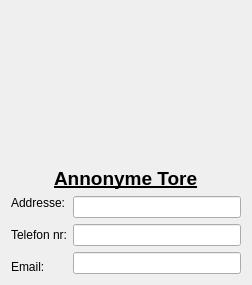
             <widget class="QWidget" name="page_21">
              <layout class="QGridLayout" name="gridLayout_10">
               <item row="0" column="0">
                <layout class="QVBoxLayout" name="verticalLayout_11">
                 <item>
                  <layout class="QHBoxLayout" name="horizontalLayout_12">
                   <item>
                    <layout class="QHBoxLayout" name="horizontalLayout_5">
                     <item>
                      <spacer name="horizontalSpacer_15">
                       <property name="orientation">
                        <enum>Qt::Horizontal</enum>
                       </property>
                       <property name="sizeHint" stdset="0">
                        <size>
                         <width>40</width>
                         <height>20</height>
                        </size>
                       </property>
                      </spacer>
                     </item>
                    </layout>
                   </item>
                   <item>
                    <widget class="QLabel" name="label_7">
                     <property name="minimumSize">
                      <size>
                       <width>150</width>
                       <height>150</height>
                      </size>
                     </property>
                     <property name="maximumSize">
                      <size>
                       <width>150</width>
                       <height>150</height>
                      </size>
                     </property>
                     <property name="text">
                      <string/>
                     </property>
                     <property name="pixmap">
                      <pixmap>../../../Pictures/imgres.jpg</pixmap>
                     </property>
                     <property name="scaledContents">
                      <bool>true</bool>
                     </property>
                    </widget>
                   </item>
                   <item>
                    <spacer name="horizontalSpacer_16">
                     <property name="orientation">
                      <enum>Qt::Horizontal</enum>
                     </property>
                     <property name="sizeHint" stdset="0">
                      <size>
                       <width>40</width>
                       <height>20</height>
                      </size>
                     </property>
                    </spacer>
                   </item>
                  </layout>
                 </item>
                 <item>
                  <layout class="QHBoxLayout" name="horizontalLayout_13">
                   <item>
                    <spacer name="horizontalSpacer_17">
                     <property name="orientation">
                      <enum>Qt::Horizontal</enum>
                     </property>
                     <property name="sizeHint" stdset="0">
                      <size>
                       <width>40</width>
                       <height>20</height>
                      </size>
                     </property>
                    </spacer>
                   </item>
                   <item>
                    <widget class="QLabel" name="label_21">
                     <property name="font">
                      <font>
                       <pointsize>14</pointsize>
                       <weight>75</weight>
                       <bold>true</bold>
                       <underline>true</underline>
                      </font>
                     </property>
                     <property name="text">
                      <string>Annonyme Tore</string>
                     </property>
                    </widget>
                   </item>
                   <item>
                    <spacer name="horizontalSpacer_18">
                     <property name="orientation">
                      <enum>Qt::Horizontal</enum>
                     </property>
                     <property name="sizeHint" stdset="0">
                      <size>
                       <width>40</width>
                       <height>20</height>
                      </size>
                     </property>
                    </spacer>
                   </item>
                  </layout>
                 </item>
                </layout>
               </item>
               <item row="1" column="0">
                <layout class="QGridLayout" name="gridLayout_6">
                 <item row="2" column="1">
                  <widget class="QLineEdit" name="lineEdit_13"/>
                 </item>
                 <item row="0" column="1">
                  <widget class="QLineEdit" name="lineEdit_14"/>
                 </item>
                 <item row="1" column="1">
                  <widget class="QLineEdit" name="lineEdit_15"/>
                 </item>
                 <item row="0" column="0" rowspan="3">
                  <layout class="QVBoxLayout" name="verticalLayout_12">
                   <item>
                    <widget class="QLabel" name="label_22">
                     <property name="text">
                      <string>Addresse:</string>
                     </property>
                    </widget>
                   </item>
                   <item>
                    <spacer name="verticalSpacer_9">
                     <property name="orientation">
                      <enum>Qt::Vertical</enum>
                     </property>
                     <property name="sizeHint" stdset="0">
                      <size>
                       <width>20</width>
                       <height>28</height>
                      </size>
                     </property>
                    </spacer>
                   </item>
                   <item>
                    <widget class="QLabel" name="label_23">
                     <property name="text">
                      <string>Telefon nr:</string>
                     </property>
                    </widget>
                   </item>
                   <item>
                    <spacer name="verticalSpacer_10">
                     <property name="orientation">
                      <enum>Qt::Vertical</enum>
                     </property>
                     <property name="sizeHint" stdset="0">
                      <size>
                       <width>20</width>
                       <height>28</height>
                      </size>
                     </property>
                    </spacer>
                   </item>
                   <item>
                    <widget class="QLabel" name="label_24">
                     <property name="text">
                      <string>Email:</string>
                     </property>
                    </widget>
                   </item>
                  </layout>
                 </item>
                </layout>
               </item>
              </layout>
              <zorder></zorder>
              <zorder></zorder>
             </widget>
